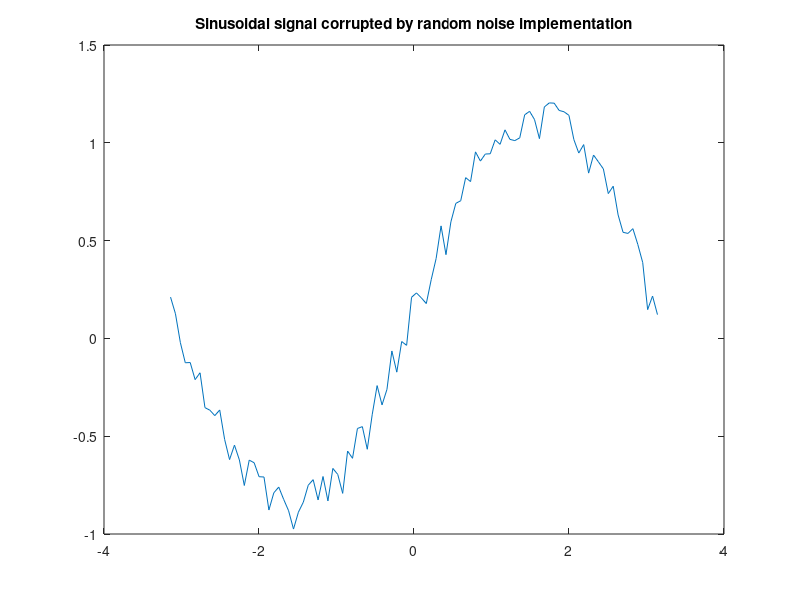
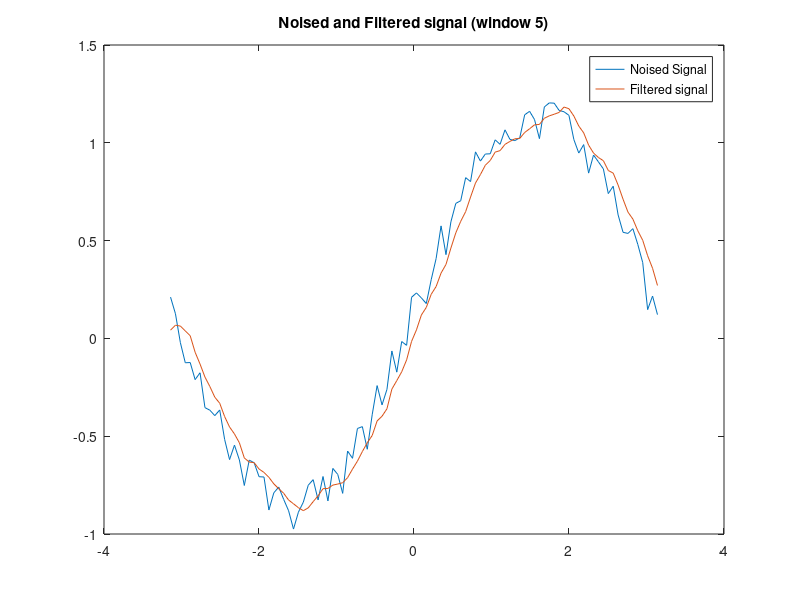
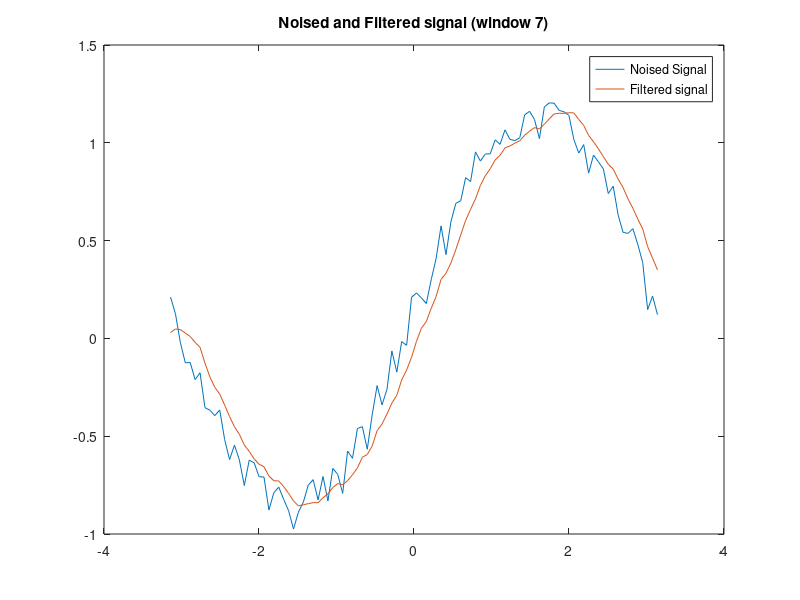
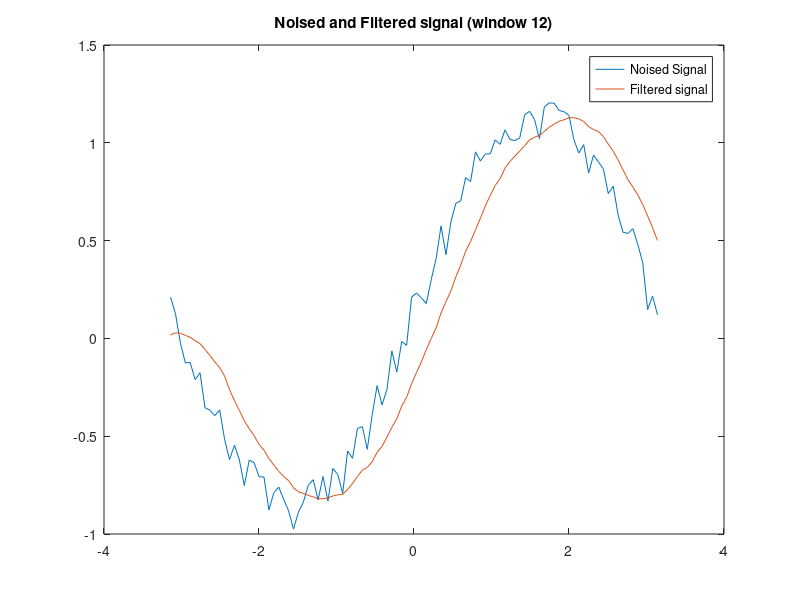

The MATLAB script that drew these images, in order:
t = linspace(-pi,pi,100);
rng default % initialize random number generator
x = sin(t) + 0.25*rand(size(t));

figure;
plot(t, x);
title('Sinusoidal signal corrupted by random noise implementation');

% filter: y(n)=1/windowSize(x(n)+x(n−1)+...+x(n−(windowSize−1))).
% use different window sizes 5,7 and 12

a = 1;
b1 = [0.2 0.2 0.2 0.2 0.2]; % size 5

b2 = [1/7 1/7 1/7 1/7 1/7 1/7 1/7]; % size 7

b3 = [1/12 1/12 1/12 1/12 1/12 1/12 1/12 1/12 1/12 1/12 1/12 1/12]; % size 12

y1 = filter(b1, a, x);
y2 = filter(b2, a, x);
y3 = filter(b3, a, x);

figure;
plot(t,x,t,y1);
title('Noised and Filtered signal (window 5)');
legend('Noised Signal', 'Filtered signal');

figure;
plot(t,x,t,y2);
title('Noised and Filtered signal (window 7)');
legend('Noised Signal', 'Filtered signal');

figure;
plot(t,x,t,y3);
title('Noised and Filtered signal (window 12)');
legend('Noised Signal', 'Filtered signal');
